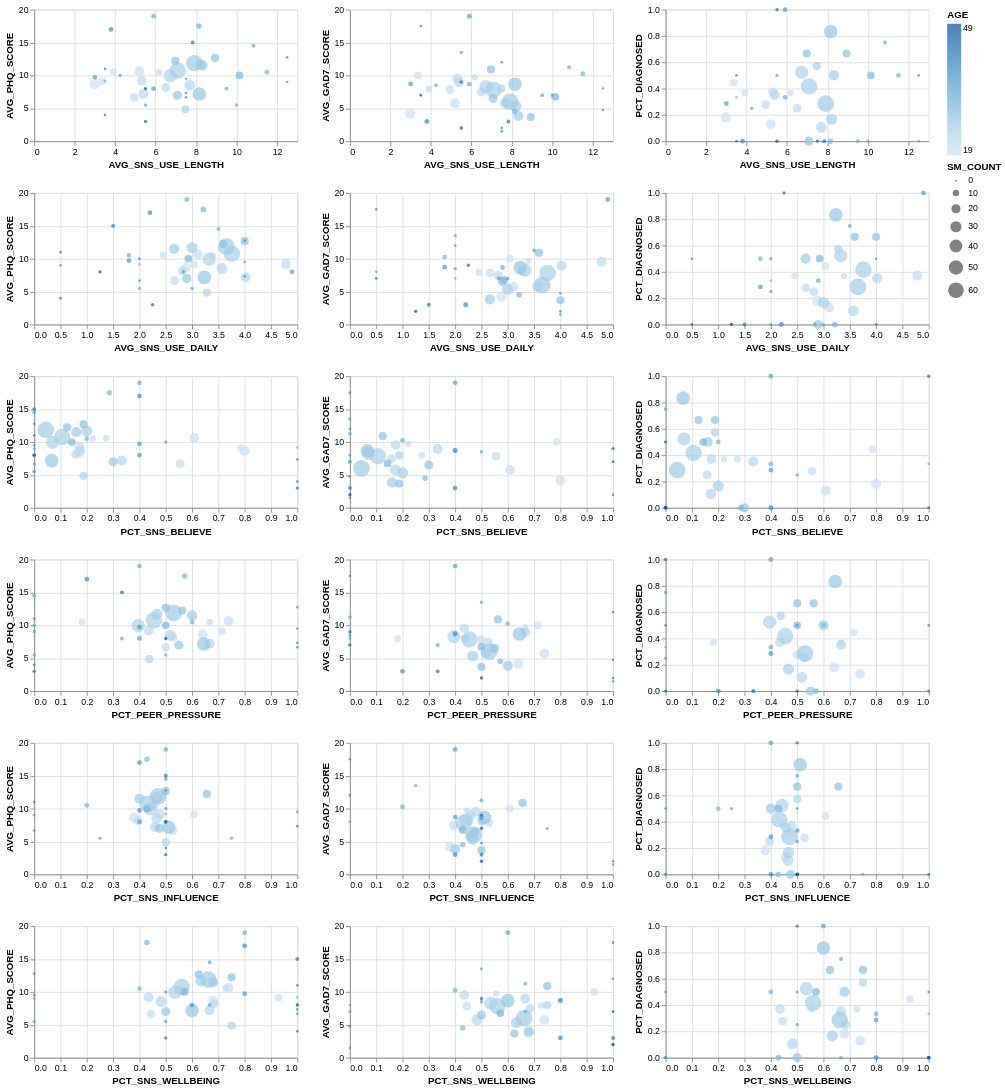

This figure's notebook cell:
### Code cell
metrics = ['AVG_SNS_USE_LENGTH', 'AVG_SNS_USE_DAILY', 'PCT_SNS_BELIEVE', 'PCT_PEER_PRESSURE', 'PCT_SNS_INFLUENCE', 'PCT_SNS_WELLBEING']
scores = ['AVG_PHQ_SCORE', 'AVG_GAD7_SCORE', 'PCT_DIAGNOSED']

chart_3 = alt.Chart(aggregate_query_df).mark_circle().encode(
    alt.X(alt.repeat('row'), type='quantitative'),
    alt.Y(alt.repeat('column'), type='quantitative'),
    color='AGE:Q',       
    size='SM_COUNT:Q'     
).properties(
    height=150
).repeat(
    row=metrics,    
    column=scores   
)
chart_3

### Figure 1 — Vega-Lite specification as saved in the notebook (floating-point values rounded to 4 significant figures)
{"config": {"view": {"continuousWidth": 300, "continuousHeight": 300}}, "repeat": {"column": ["AVG_PHQ_SCORE", "AVG_GAD7_SCORE", "PCT_DIAGNOSED"], "row": ["AVG_SNS_USE_LENGTH", "AVG_SNS_USE_DAILY", "PCT_SNS_BELIEVE", "PCT_PEER_PRESSURE", "PCT_SNS_INFLUENCE", "PCT_SNS_WELLBEING"]}, "spec": {"data": {"name": "data-ee908a495ba545df0784148820fd99d4"}, "mark": {"type": "circle"}, "encoding": {"color": {"field": "AGE", "type": "quantitative"}, "size": {"field": "SM_COUNT", "type": "quantitative"}, "x": {"field": {"repeat": "row"}, "type": "quantitative"}, "y": {"field": {"repeat": "column"}, "type": "quantitative"}}, "height": 150}, "$schema": "https://vega.github.io/schema/vega-lite/v5.20.1.json", "datasets": {"data-ee908a495ba545df0784148820fd99d4": [{"AGE": 19, "SEX": "Female", "MH_COUNT": 36, "SM_COUNT": 14, "AVG_PHQ_SCORE": 9.111, "AVG_GAD7_SCORE": 10.0, "AVG_HOPELESS": 5.319, "AVG_OVERWHELMED": 10.28, "AVG_EXHAUSTED": 9.833, "AVG_SAD": 7.889, "AVG_RLY_SAD": 5.333, "AVG_CONSIDERED": 0.9306, "AVG_ATTEMPTED": 0.04167, "PCT_DIAGNOSED": 0.4444, "AVG_SNS_USE_LENGTH": 3.357, "AVG_SNS_USE_DAILY": 3.036, "AVG_SNS_USE_CASE": 14.43, "AVG_SNS_FRIENDS": 1089.0, "AVG_SNS_PERSONAL": 2.071, "PCT_SNS_GOOD": 0.7857, "PCT_SNS_BELIEVE": 0.7857, "PCT_PEER_PRESSURE": 0.7143, "PCT_SNS_INFLUENCE": 0.6071, "PCT_SNS_WELLBEING": 0.9286}, {"AGE": 19, "SEX": "Male", "MH_COUNT": 11, "SM_COUNT": 25, "AVG_PHQ_SCORE": 8.636, "AVG_GAD7_SCORE": 4.182, "AVG_HOPELESS": 2.818, "AVG_OVERWHELMED": 5.545, "AVG_EXHAUSTED": 5.955, "AVG_SAD": 3.545, "AVG_RLY_SAD": 1.182, "AVG_CONSIDERED": 0.1364, "AVG_ATTEMPTED": 0.0, "PCT_DIAGNOSED": 0.1818, "AVG_SNS_USE_LENGTH": 2.98, "AVG_SNS_USE_DAILY": 2.88, "AVG_SNS_USE_CASE": 15.04, "AVG_SNS_FRIENDS": 1370.0, "AVG_SNS_PERSONAL": 2.04, "PCT_SNS_GOOD": 0.84, "PCT_SNS_BELIEVE": 0.8, "PCT_PEER_PRESSURE": 0.64, "PCT_SNS_INFLUENCE": 0.38, "PCT_SNS_WELLBEING": 0.68}, {"AGE": 20, "SEX": "Female", "MH_COUNT": 57, "SM_COUNT": 11, "AVG_PHQ_SCORE": 10.56, "AVG_GAD7_SCORE": 7.947, "AVG_HOPELESS": 5.342, "AVG_OVERWHELMED": 9.325, "AVG_EXHAUSTED": 8.728, "AVG_SAD": 6.368, "AVG_RLY_SAD": 4.412, "AVG_CONSIDERED": 1.36, "AVG_ATTEMPTED": 0.1228, "PCT_DIAGNOSED": 0.3684, "AVG_SNS_USE_LENGTH": 3.909, "AVG_SNS_USE_DAILY": 2.455, "AVG_SNS_USE_CASE": 13.64, "AVG_SNS_FRIENDS": 613.6, "AVG_SNS_PERSONAL": 2.455, "PCT_SNS_GOOD": 1.0, "PCT_SNS_BELIEVE": 0.2727, "PCT_PEER_PRESSURE": 0.1818, "PCT_SNS_INFLUENCE": 0.4545, "PCT_SNS_WELLBEING": 0.7273}, {"AGE": 20, "SEX": "Male", "MH_COUNT": 31, "SM_COUNT": 23, "AVG_PHQ_SCORE": 10.65, "AVG_GAD7_SCORE": 5.742, "AVG_HOPELESS": 4.226, "AVG_OVERWHELMED": 7.177, "AVG_EXHAUSTED": 6.823, "AVG_SAD": 5.306, "AVG_RLY_SAD": 3.645, "AVG_CONSIDERED": 1.387, "AVG_ATTEMPTED": 0.0, "PCT_DIAGNOSED": 0.129, "AVG_SNS_USE_LENGTH": 5.196, "AVG_SNS_USE_DAILY": 3.109, "AVG_SNS_USE_CASE": 13.57, "AVG_SNS_FRIENDS": 1098.0, "AVG_SNS_PERSONAL": 2.13, "PCT_SNS_GOOD": 0.8696, "PCT_SNS_BELIEVE": 0.6087, "PCT_PEER_PRESSURE": 0.7391, "PCT_SNS_INFLUENCE": 0.4565, "PCT_SNS_WELLBEING": 0.7391}, {"AGE": 21, "SEX": "Female", "MH_COUNT": 68, "SM_COUNT": 9, "AVG_PHQ_SCORE": 10.5, "AVG_GAD7_SCORE": 9.721, "AVG_HOPELESS": 5.779, "AVG_OVERWHELMED": 9.309, "AVG_EXHAUSTED": 9.316, "AVG_SAD": 7.007, "AVG_RLY_SAD": 5.162, "AVG_CONSIDERED": 0.8971, "AVG_ATTEMPTED": 0.02206, "PCT_DIAGNOSED": 0.3676, "AVG_SNS_USE_LENGTH": 6.167, "AVG_SNS_USE_DAILY": 3.389, "AVG_SNS_USE_CASE": 12.44, "AVG_SNS_FRIENDS": 1111.0, "AVG_SNS_PERSONAL": 2.667, "PCT_SNS_GOOD": 0.7778, "PCT_SNS_BELIEVE": 0.2222, "PCT_PEER_PRESSURE": 0.6667, "PCT_SNS_INFLUENCE": 0.4444, "PCT_SNS_WELLBEING": 0.5556}, {"AGE": 21, "SEX": "Male", "MH_COUNT": 36, "SM_COUNT": 18, "AVG_PHQ_SCORE": 6.667, "AVG_GAD7_SCORE": 7.833, "AVG_HOPELESS": 5.403, "AVG_OVERWHELMED": 7.75, "AVG_EXHAUSTED": 6.972, "AVG_SAD": 5.556, "AVG_RLY_SAD": 4.056, "AVG_CONSIDERED": 1.208, "AVG_ATTEMPTED": 0.08333, "PCT_DIAGNOSED": 0.2778, "AVG_SNS_USE_LENGTH": 4.944, "AVG_SNS_USE_DAILY": 2.667, "AVG_SNS_USE_CASE": 14.89, "AVG_SNS_FRIENDS": 847.2, "AVG_SNS_PERSONAL": 2.222, "PCT_SNS_GOOD": 0.8889, "PCT_SNS_BELIEVE": 0.5556, "PCT_PEER_PRESSURE": 0.5, "PCT_SNS_INFLUENCE": 0.5278, "PCT_SNS_WELLBEING": 0.4444}, {"AGE": 22, "SEX": "Female", "MH_COUNT": 97, "SM_COUNT": 23, "AVG_PHQ_SCORE": 9.196, "AVG_GAD7_SCORE": 9.536, "AVG_HOPELESS": 6.49, "AVG_OVERWHELMED": 10.12, "AVG_EXHAUSTED": 9.933, "AVG_SAD": 8.232, "AVG_RLY_SAD": 5.789, "AVG_CONSIDERED": 1.51, "AVG_ATTEMPTED": 0.1907, "PCT_DIAGNOSED": 0.3711, "AVG_SNS_USE_LENGTH": 5.304, "AVG_SNS_USE_DAILY": 4.783, "AVG_SNS_USE_CASE": 12.96, "AVG_SNS_FRIENDS": 1435.0, "AVG_SNS_PERSONAL": 2.652, "PCT_SNS_GOOD": 0.8696, "PCT_SNS_BELIEVE": 0.1739, "PCT_PEER_PRESSURE": 0.4348, "PCT_SNS_INFLUENCE": 0.4783, "PCT_SNS_WELLBEING": 0.4348}, {"AGE": 22, "SEX": "Male", "MH_COUNT": 36, "SM_COUNT": 19, "AVG_PHQ_SCORE": 8.167, "AVG_GAD7_SCORE": 7.472, "AVG_HOPELESS": 5.306, "AVG_OVERWHELMED": 8.194, "AVG_EXHAUSTED": 8.625, "AVG_SAD": 5.764, "AVG_RLY_SAD": 4.528, "AVG_CONSIDERED": 0.5972, "AVG_ATTEMPTED": 0.04167, "PCT_DIAGNOSED": 0.25, "AVG_SNS_USE_LENGTH": 6.5, "AVG_SNS_USE_DAILY": 2.816, "AVG_SNS_USE_CASE": 15.47, "AVG_SNS_FRIENDS": 1276.0, "AVG_SNS_PERSONAL": 2.526, "PCT_SNS_GOOD": 0.8947, "PCT_SNS_BELIEVE": 0.1579, "PCT_PEER_PRESSURE": 0.5263, "PCT_SNS_INFLUENCE": 0.3947, "PCT_SNS_WELLBEING": 0.6842}, {"AGE": 23, "SEX": "Female", "MH_COUNT": 37, "SM_COUNT": 24, "AVG_PHQ_SCORE": 7.189, "AVG_GAD7_SCORE": 8.946, "AVG_HOPELESS": 5.892, "AVG_OVERWHELMED": 7.581, "AVG_EXHAUSTED": 7.216, "AVG_SAD": 6.77, "AVG_RLY_SAD": 4.959, "AVG_CONSIDERED": 0.8514, "AVG_ATTEMPTED": 0.08108, "PCT_DIAGNOSED": 0.3514, "AVG_SNS_USE_LENGTH": 5.396, "AVG_SNS_USE_DAILY": 4.021, "AVG_SNS_USE_CASE": 14.5, "AVG_SNS_FRIENDS": 697.9, "AVG_SNS_PERSONAL": 2.417, "PCT_SNS_GOOD": 0.8333, "PCT_SNS_BELIEVE": 0.3333, "PCT_PEER_PRESSURE": 0.6667, "PCT_SNS_INFLUENCE": 0.4583, "PCT_SNS_WELLBEING": 0.6667}, {"AGE": 23, "SEX": "Male", "MH_COUNT": 19, "SM_COUNT": 29, "AVG_PHQ_SCORE": 8.526, "AVG_GAD7_SCORE": 5.789, "AVG_HOPELESS": 4.289, "AVG_OVERWHELMED": 6.421, "AVG_EXHAUSTED": 6.974, "AVG_SAD": 6.132, "AVG_RLY_SAD": 4.658, "AVG_CONSIDERED": 1.658, "AVG_ATTEMPTED": 0.07895, "PCT_DIAGNOSED": 0.1053, "AVG_SNS_USE_LENGTH": 7.69, "AVG_SNS_USE_DAILY": 3.569, "AVG_SNS_USE_CASE": 15.66, "AVG_SNS_FRIENDS": 1121.0, "AVG_SNS_PERSONAL": 2.655, "PCT_SNS_GOOD": 0.931, "PCT_SNS_BELIEVE": 0.1724, "PCT_PEER_PRESSURE": 0.5172, "PCT_SNS_INFLUENCE": 0.4655, "PCT_SNS_WELLBEING": 0.4828}, {"AGE": 24, "SEX": "Female", "MH_COUNT": 21, "SM_COUNT": 43, "AVG_PHQ_SCORE": 9.952, "AVG_GAD7_SCORE": 8.286, "AVG_HOPELESS": 5.833, "AVG_OVERWHELMED": 8.881, "AVG_EXHAUSTED": 8.238, "AVG_SAD": 7.095, "AVG_RLY_SAD": 5.095, "AVG_CONSIDERED": 0.619, "AVG_ATTEMPTED": 0.0, "PCT_DIAGNOSED": 0.5238, "AVG_SNS_USE_LENGTH": 6.721, "AVG_SNS_USE_DAILY": 3.326, "AVG_SNS_USE_CASE": 13.95, "AVG_SNS_FRIENDS": 796.5, "AVG_SNS_PERSONAL": 2.628, "PCT_SNS_GOOD": 0.7442, "PCT_SNS_BELIEVE": 0.06977, "PCT_PEER_PRESSURE": 0.3953, "PCT_SNS_INFLUENCE": 0.4419, "PCT_SNS_WELLBEING": 0.5349}, {"AGE": 24, "SEX": "Male", "MH_COUNT": 7, "SM_COUNT": 16, "AVG_PHQ_SCORE": 4.857, "AVG_GAD7_SCORE": 8.0, "AVG_HOPELESS": 4.643, "AVG_OVERWHELMED": 5.071, "AVG_EXHAUSTED": 4.857, "AVG_SAD": 4.357, "AVG_RLY_SAD": 4.643, "AVG_CONSIDERED": 1.571, "AVG_ATTEMPTED": 1.071, "PCT_DIAGNOSED": 0.5714, "AVG_SNS_USE_LENGTH": 7.469, "AVG_SNS_USE_DAILY": 3.281, "AVG_SNS_USE_CASE": 13.25, "AVG_SNS_FRIENDS": 1672.0, "AVG_SNS_PERSONAL": 2.312, "PCT_SNS_GOOD": 0.875, "PCT_SNS_BELIEVE": 0.1875, "PCT_PEER_PRESSURE": 0.4375, "PCT_SNS_INFLUENCE": 0.5, "PCT_SNS_WELLBEING": 0.75}, {"AGE": 25, "SEX": "Female", "MH_COUNT": 12, "SM_COUNT": 66, "AVG_PHQ_SCORE": 10.75, "AVG_GAD7_SCORE": 7.833, "AVG_HOPELESS": 4.958, "AVG_OVERWHELMED": 8.292, "AVG_EXHAUSTED": 8.25, "AVG_SAD": 8.167, "AVG_RLY_SAD": 5.375, "AVG_CONSIDERED": 1.333, "AVG_ATTEMPTED": 0.125, "PCT_DIAGNOSED": 0.4167, "AVG_SNS_USE_LENGTH": 7.091, "AVG_SNS_USE_DAILY": 3.758, "AVG_SNS_USE_CASE": 14.06, "AVG_SNS_FRIENDS": 772.7, "AVG_SNS_PERSONAL": 2.424, "PCT_SNS_GOOD": 0.7273, "PCT_SNS_BELIEVE": 0.1061, "PCT_PEER_PRESSURE": 0.4545, "PCT_SNS_INFLUENCE": 0.4318, "PCT_SNS_WELLBEING": 0.5606}, {"AGE": 25, "SEX": "Male", "MH_COUNT": 6, "SM_COUNT": 30, "AVG_PHQ_SCORE": 11.67, "AVG_GAD7_SCORE": 5.333, "AVG_HOPELESS": 3.0, "AVG_OVERWHELMED": 6.417, "AVG_EXHAUSTED": 4.583, "AVG_SAD": 6.5, "AVG_RLY_SAD": 3.5, "AVG_CONSIDERED": 0.0, "AVG_ATTEMPTED": 0.0, "PCT_DIAGNOSED": 0.1667, "AVG_SNS_USE_LENGTH": 8.2, "AVG_SNS_USE_DAILY": 3.0, "AVG_SNS_USE_CASE": 15.13, "AVG_SNS_FRIENDS": 1125.0, "AVG_SNS_PERSONAL": 2.567, "PCT_SNS_GOOD": 0.9333, "PCT_SNS_BELIEVE": 0.2, "PCT_PEER_PRESSURE": 0.4667, "PCT_SNS_INFLUENCE": 0.4667, "PCT_SNS_WELLBEING": 0.6333}, {"AGE": 26, "SEX": "Female", "MH_COUNT": 7, "SM_COUNT": 68, "AVG_PHQ_SCORE": 11.86, "AVG_GAD7_SCORE": 6.0, "AVG_HOPELESS": 3.143, "AVG_OVERWHELMED": 7.071, "AVG_EXHAUSTED": 7.643, "AVG_SAD": 4.5, "AVG_RLY_SAD": 3.071, "AVG_CONSIDERED": 0.7143, "AVG_ATTEMPTED": 0.0, "PCT_DIAGNOSED": 0.2857, "AVG_SNS_USE_LENGTH": 7.912, "AVG_SNS_USE_DAILY": 3.654, "AVG_SNS_USE_CASE": 13.65, "AVG_SNS_FRIENDS": 775.7, "AVG_SNS_PERSONAL": 2.559, "PCT_SNS_GOOD": 0.7794, "PCT_SNS_BELIEVE": 0.04412, "PCT_PEER_PRESSURE": 0.5294, "PCT_SNS_INFLUENCE": 0.4706, "PCT_SNS_WELLBEING": 0.6618}, {"AGE": 26, "SEX": "Male", "MH_COUNT": 6, "SM_COUNT": 25, "AVG_PHQ_SCORE": 11.5, "AVG_GAD7_SCORE": 3.833, "AVG_HOPELESS": 6.167, "AVG_OVERWHELMED": 7.833, "AVG_EXHAUSTED": 5.75, "AVG_SAD": 7.25, "AVG_RLY_SAD": 4.75, "AVG_CONSIDERED": 2.667, "AVG_ATTEMPTED": 0.0, "PCT_DIAGNOSED": 0.5, "AVG_SNS_USE_LENGTH": 8.32, "AVG_SNS_USE_DAILY": 2.66, "AVG_SNS_USE_CASE": 14.56, "AVG_SNS_FRIENDS": 1450.0, "AVG_SNS_PERSONAL": 2.6, "PCT_SNS_GOOD": 0.72, "PCT_SNS_BELIEVE": 0.16, "PCT_PEER_PRESSURE": 0.6, "PCT_SNS_INFLUENCE": 0.4, "PCT_SNS_WELLBEING": 0.68}, {"AGE": 27, "SEX": "Female", "MH_COUNT": 6, "SM_COUNT": 45, "AVG_PHQ_SCORE": 7.167, "AVG_GAD7_SCORE": 8.667, "AVG_HOPELESS": 6.333, "AVG_OVERWHELMED": 11.67, "AVG_EXHAUSTED": 9.917, "AVG_SAD": 9.5, "AVG_RLY_SAD": 7.417, "AVG_CONSIDERED": 0.9167, "AVG_ATTEMPTED": 0.0, "PCT_DIAGNOSED": 0.8333, "AVG_SNS_USE_LENGTH": 8.156, "AVG_SNS_USE_DAILY": 3.233, "AVG_SNS_USE_CASE": 13.64, "AVG_SNS_FRIENDS": 888.9, "AVG_SNS_PERSONAL": 2.622, "PCT_SNS_GOOD": 0.7556, "PCT_SNS_BELIEVE": 0.06667, "PCT_PEER_PRESSURE": 0.6444, "PCT_SNS_INFLUENCE": 0.5111, "PCT_SNS_WELLBEING": 0.6}, {"AGE": 27, "SEX": "Male", "MH_COUNT": 2, "SM_COUNT": 20, "AVG_PHQ_SCORE": 7.0, "AVG_GAD7_SCORE": 6.5, "AVG_HOPELESS": 6.25, "AVG_OVERWHELMED": 4.75, "AVG_EXHAUSTED": 6.25, "AVG_SAD": 6.25, "AVG_RLY_SAD": 2.75, "AVG_CONSIDERED": 2.75, "AVG_ATTEMPTED": 0.0, "PCT_DIAGNOSED": 0.0, "AVG_SNS_USE_LENGTH": 7.075, "AVG_SNS_USE_DAILY": 2.9, "AVG_SNS_USE_CASE": 14.4, "AVG_SNS_FRIENDS": 1275.0, "AVG_SNS_PERSONAL": 2.75, "PCT_SNS_GOOD": 0.75, "PCT_SNS_BELIEVE": 0.3, "PCT_PEER_PRESSURE": 0.55, "PCT_SNS_INFLUENCE": 0.475, "PCT_SNS_WELLBEING": 0.5}, {"AGE": 28, "SEX": "Female", "MH_COUNT": 9, "SM_COUNT": 16, "AVG_PHQ_SCORE": 12.22, "AVG_GAD7_SCORE": 10.89, "AVG_HOPELESS": 9.556, "AVG_OVERWHELMED": 10.94, "AVG_EXHAUSTED": 11.5, "AVG_SAD": 10.94, "AVG_RLY_SAD": 7.556, "AVG_CONSIDERED": 2.611, "AVG_ATTEMPTED": 0.0, "PCT_DIAGNOSED": 0.6667, "AVG_SNS_USE_LENGTH": 6.969, "AVG_SNS_USE_DAILY": 3.594, "AVG_SNS_USE_CASE": 12.25, "AVG_SNS_FRIENDS": 921.9, "AVG_SNS_PERSONAL": 2.562, "PCT_SNS_GOOD": 0.5625, "PCT_SNS_BELIEVE": 0.125, "PCT_PEER_PRESSURE": 0.5625, "PCT_SNS_INFLUENCE": 0.6562, "PCT_SNS_WELLBEING": 0.75}, {"AGE": 28, "SEX": "Male", "MH_COUNT": 3, "SM_COUNT": 16, "AVG_PHQ_SCORE": 12.67, "AVG_GAD7_SCORE": 3.667, "AVG_HOPELESS": 1.167, "AVG_OVERWHELMED": 1.0, "AVG_EXHAUSTED": 2.5, "AVG_SAD": 0.0, "AVG_RLY_SAD": 0.0, "AVG_CONSIDERED": 0.5, "AVG_ATTEMPTED": 0.0, "PCT_DIAGNOSED": 0.6667, "AVG_SNS_USE_LENGTH": 8.938, "AVG_SNS_USE_DAILY": 4.0, "AVG_SNS_USE_CASE": 14.25, "AVG_SNS_FRIENDS": 1469.0, "AVG_SNS_PERSONAL": 2.438, "PCT_SNS_GOOD": 0.75, "PCT_SNS_BELIEVE": 0.1875, "PCT_PEER_PRESSURE": 0.5, "PCT_SNS_INFLUENCE": 0.5, "PCT_SNS_WELLBEING": 0.625}, {"AGE": 30, "SEX": "Female", "MH_COUNT": 4, "SM_COUNT": 14, "AVG_PHQ_SCORE": 10.0, "AVG_GAD7_SCORE": 6.75, "AVG_HOPELESS": 4.375, "AVG_OVERWHELMED": 8.125, "AVG_EXHAUSTED": 7.625, "AVG_SAD": 7.125, "AVG_RLY_SAD": 5.5, "AVG_CONSIDERED": 0.375, "AVG_ATTEMPTED": 0.0, "PCT_DIAGNOSED": 0.5, "AVG_SNS_USE_LENGTH": 10.14, "AVG_SNS_USE_DAILY": 2.929, "AVG_SNS_USE_CASE": 15.43, "AVG_SNS_FRIENDS": 678.6, "AVG_SNS_PERSONAL": 2.857, "PCT_SNS_GOOD": 0.7857, "PCT_SNS_BELIEVE": 0.1429, "PCT_PEER_PRESSURE": 0.5, "PCT_SNS_INFLUENCE": 0.4286, "PCT_SNS_WELLBEING": 0.5714}, {"AGE": 30, "SEX": "Male", "MH_COUNT": 2, "SM_COUNT": 7, "AVG_PHQ_SCORE": 17.5, "AVG_GAD7_SCORE": 4.5, "AVG_HOPELESS": 2.75, "AVG_OVERWHELMED": 5.5, "AVG_EXHAUSTED": 6.5, "AVG_SAD": 7.0, "AVG_RLY_SAD": 1.75, "AVG_CONSIDERED": 0.0, "AVG_ATTEMPTED": 0.0, "PCT_DIAGNOSED": 0.0, "AVG_SNS_USE_LENGTH": 8.143, "AVG_SNS_USE_DAILY": 3.214, "AVG_SNS_USE_CASE": 13.71, "AVG_SNS_FRIENDS": 1107.0, "AVG_SNS_PERSONAL": 2.429, "PCT_SNS_GOOD": 1.0, "PCT_SNS_BELIEVE": 0.2857, "PCT_PEER_PRESSURE": 0.5714, "PCT_SNS_INFLUENCE": 0.4286, "PCT_SNS_WELLBEING": 0.4286}, {"AGE": 31, "SEX": "Female", "MH_COUNT": 6, "SM_COUNT": 1, "AVG_PHQ_SCORE": 9.167, "AVG_GAD7_SCORE": 7.0, "AVG_HOPELESS": 8.5, "AVG_OVERWHELMED": 10.83, "AVG_EXHAUSTED": 10.5, "AVG_SAD": 10.0, "AVG_RLY_SAD": 6.25, "AVG_CONSIDERED": 0.75, "AVG_ATTEMPTED": 0.0, "PCT_DIAGNOSED": 0.3333, "AVG_SNS_USE_LENGTH": 3.5, "AVG_SNS_USE_DAILY": 2.0, "AVG_SNS_USE_CASE": 12.0, "AVG_SNS_FRIENDS": 1250.0, "AVG_SNS_PERSONAL": 1.0, "PCT_SNS_GOOD": 0.0, "PCT_SNS_BELIEVE": 1.0, "PCT_PEER_PRESSURE": 0.0, "PCT_SNS_INFLUENCE": 0.5, "PCT_SNS_WELLBEING": 1.0}, {"AGE": 31, "SEX": "Male", "MH_COUNT": 4, "SM_COUNT": 5, "AVG_PHQ_SCORE": 10.5, "AVG_GAD7_SCORE": 10.25, "AVG_HOPELESS": 9.0, "AVG_OVERWHELMED": 12.5, "AVG_EXHAUSTED": 9.5, "AVG_SAD": 7.625, "AVG_RLY_SAD": 4.75, "AVG_CONSIDERED": 3.125, "AVG_ATTEMPTED": 0.0, "PCT_DIAGNOSED": 0.5, "AVG_SNS_USE_LENGTH": 11.5, "AVG_SNS_USE_DAILY": 1.8, "AVG_SNS_USE_CASE": 16.0, "AVG_SNS_FRIENDS": 850.0, "AVG_SNS_PERSONAL": 2.4, "PCT_SNS_GOOD": 0.6, "PCT_SNS_BELIEVE": 0.2, "PCT_PEER_PRESSURE": 0.6, "PCT_SNS_INFLUENCE": 0.2, "PCT_SNS_WELLBEING": 0.4}, {"AGE": 32, "SEX": "Male", "MH_COUNT": 3, "SM_COUNT": 5, "AVG_PHQ_SCORE": 19.0, "AVG_GAD7_SCORE": 8.667, "AVG_HOPELESS": 4.667, "AVG_OVERWHELMED": 9.5, "AVG_EXHAUSTED": 6.5, "AVG_SAD": 5.167, "AVG_RLY_SAD": 4.167, "AVG_CONSIDERED": 4.167, "AVG_ATTEMPTED": 0.5, "PCT_DIAGNOSED": 0.3333, "AVG_SNS_USE_LENGTH": 5.9, "AVG_SNS_USE_DAILY": 2.9, "AVG_SNS_USE_CASE": 11.6, "AVG_SNS_FRIENDS": 850.0, "AVG_SNS_PERSONAL": 2.4, "PCT_SNS_GOOD": 0.4, "PCT_SNS_BELIEVE": 0.4, "PCT_PEER_PRESSURE": 0.4, "PCT_SNS_INFLUENCE": 0.5, "PCT_SNS_WELLBEING": 0.8}, {"AGE": 33, "SEX": "Female", "MH_COUNT": 4, "SM_COUNT": 3, "AVG_PHQ_SCORE": 14.5, "AVG_GAD7_SCORE": 11.25, "AVG_HOPELESS": 6.25, "AVG_OVERWHELMED": 11.25, "AVG_EXHAUSTED": 10.5, "AVG_SAD": 9.0, "AVG_RLY_SAD": 4.0, "AVG_CONSIDERED": 0.375, "AVG_ATTEMPTED": 0.0, "PCT_DIAGNOSED": 0.75, "AVG_SNS_USE_LENGTH": 10.83, "AVG_SNS_USE_DAILY": 3.5, "AVG_SNS_USE_CASE": 12.0, "AVG_SNS_FRIENDS": 2750.0, "AVG_SNS_PERSONAL": 1.667, "PCT_SNS_GOOD": 0.3333, "PCT_SNS_BELIEVE": 0.0, "PCT_PEER_PRESSURE": 0.0, "PCT_SNS_INFLUENCE": 0.5, "PCT_SNS_WELLBEING": 0.6667}, {"AGE": 33, "SEX": "Male", "MH_COUNT": 1, "SM_COUNT": 3, "AVG_PHQ_SCORE": 8.0, "AVG_GAD7_SCORE": 7.0, "AVG_HOPELESS": 1.5, "AVG_OVERWHELMED": 3.5, "AVG_EXHAUSTED": 1.5, "AVG_SAD": 3.5, "AVG_RLY_SAD": 0.0, "AVG_CONSIDERED": 0.0, "AVG_ATTEMPTED": 0.0, "PCT_DIAGNOSED": 0.0, "AVG_SNS_USE_LENGTH": 9.5, "AVG_SNS_USE_DAILY": 2.833, "AVG_SNS_USE_CASE": 14.67, "AVG_SNS_FRIENDS": 1250.0, "AVG_SNS_PERSONAL": 2.0, "PCT_SNS_GOOD": 0.6667, "PCT_SNS_BELIEVE": 0.0, "PCT_PEER_PRESSURE": 0.3333, "PCT_SNS_INFLUENCE": 0.5, "PCT_SNS_WELLBEING": 0.6667}, {"AGE": 34, "SEX": "Female", "MH_COUNT": 2, "SM_COUNT": 2, "AVG_PHQ_SCORE": 5.5, "AVG_GAD7_SCORE": 13.5, "AVG_HOPELESS": 11.0, "AVG_OVERWHELMED": 12.5, "AVG_EXHAUSTED": 12.5, "AVG_SAD": 12.5, "AVG_RLY_SAD": 11.0, "AVG_CONSIDERED": 1.75, "AVG_ATTEMPTED": 0.0, "PCT_DIAGNOSED": 0.5, "AVG_SNS_USE_LENGTH": 5.5, "AVG_SNS_USE_DAILY": 2.0, "AVG_SNS_USE_CASE": 11.0, "AVG_SNS_FRIENDS": 750.0, "AVG_SNS_PERSONAL": 2.5, "PCT_SNS_GOOD": 1.0, "PCT_SNS_BELIEVE": 0.0, "PCT_PEER_PRESSURE": 0.5, "PCT_SNS_INFLUENCE": 0.25, "PCT_SNS_WELLBEING": 0.5}, {"AGE": 34, "SEX": "Male", "MH_COUNT": 2, "SM_COUNT": 2, "AVG_PHQ_SCORE": 5.5, "AVG_GAD7_SCORE": 7.0, "AVG_HOPELESS": 5.5, "AVG_OVERWHELMED": 7.5, "AVG_EXHAUSTED": 7.5, "AVG_SAD": 5.5, "AVG_RLY_SAD": 4.5, "AVG_CONSIDERED": 0.75, "AVG_ATTEMPTED": 0.0, "PCT_DIAGNOSED": 0.0, "AVG_SNS_USE_LENGTH": 10.0, "AVG_SNS_USE_DAILY": 3.0, "AVG_SNS_USE_CASE": 12.0, "AVG_SNS_FRIENDS": 1250.0, "AVG_SNS_PERSONAL": 3.0, "PCT_SNS_GOOD": 1.0, "PCT_SNS_BELIEVE": 0.0, "PCT_PEER_PRESSURE": 0.0, "PCT_SNS_INFLUENCE": 0.75, "PCT_SNS_WELLBEING": 0.0}, {"AGE": 35, "SEX": "Female", "MH_COUNT": 4, "SM_COUNT": 2, "AVG_PHQ_SCORE": 10.0, "AVG_GAD7_SCORE": 8.5, "AVG_HOPELESS": 5.75, "AVG_OVERWHELMED": 8.0, "AVG_EXHAUSTED": 7.75, "AVG_SAD": 6.75, "AVG_RLY_SAD": 5.375, "AVG_CONSIDERED": 0.75, "AVG_ATTEMPTED": 0.0, "PCT_DIAGNOSED": 0.25, "AVG_SNS_USE_LENGTH": 4.25, "AVG_SNS_USE_DAILY": 2.0, "AVG_SNS_USE_CASE": 15.0, "AVG_SNS_FRIENDS": 250.0, "AVG_SNS_PERSONAL": 3.5, "PCT_SNS_GOOD": 0.5, "PCT_SNS_BELIEVE": 0.5, "PCT_PEER_PRESSURE": 0.0, "PCT_SNS_INFLUENCE": 0.5, "PCT_SNS_WELLBEING": 0.5}, {"AGE": 35, "SEX": "Male", "MH_COUNT": 1, "SM_COUNT": 5, "AVG_PHQ_SCORE": 8.0, "AVG_GAD7_SCORE": 19.0, "AVG_HOPELESS": 12.5, "AVG_OVERWHELMED": 12.5, "AVG_EXHAUSTED": 12.5, "AVG_SAD": 12.5, "AVG_RLY_SAD": 12.5, "AVG_CONSIDERED": 0.0, "AVG_ATTEMPTED": 0.0, "PCT_DIAGNOSED": 1.0, "AVG_SNS_USE_LENGTH": 5.9, "AVG_SNS_USE_DAILY": 4.9, "AVG_SNS_USE_CASE": 14.0, "AVG_SNS_FRIENDS": 1000.0, "AVG_SNS_PERSONAL": 2.6, "PCT_SNS_GOOD": 0.6, "PCT_SNS_BELIEVE": 0.4, "PCT_PEER_PRESSURE": 0.4, "PCT_SNS_INFLUENCE": 0.4, "PCT_SNS_WELLBEING": 0.6}, {"AGE": 36, "SEX": "Female", "MH_COUNT": 7, "SM_COUNT": 5, "AVG_PHQ_SCORE": 9.714, "AVG_GAD7_SCORE": 8.714, "AVG_HOPELESS": 4.5, "AVG_OVERWHELMED": 8.929, "AVG_EXHAUSTED": 9.5, "AVG_SAD": 7.0, "AVG_RLY_SAD": 4.143, "AVG_CONSIDERED": 0.0, "AVG_ATTEMPTED": 0.0, "PCT_DIAGNOSED": 0.2857, "AVG_SNS_USE_LENGTH": 3.0, "AVG_SNS_USE_DAILY": 1.8, "AVG_SNS_USE_CASE": 15.2, "AVG_SNS_FRIENDS": 250.0, "AVG_SNS_PERSONAL": 1.8, "PCT_SNS_GOOD": 0.6, "PCT_SNS_BELIEVE": 0.4, "PCT_PEER_PRESSURE": 0.4, "PCT_SNS_INFLUENCE": 0.4, "PCT_SNS_WELLBEING": 0.8}, {"AGE": 36, "SEX": "Male", "MH_COUNT": 1, "SM_COUNT": 1, "AVG_PHQ_SCORE": 9.0, "AVG_GAD7_SCORE": 8.0, "AVG_HOPELESS": 3.5, "AVG_OVERWHELMED": 9.5, "AVG_EXHAUSTED": 9.5, "AVG_SAD": 5.5, "AVG_RLY_SAD": 1.5, "AVG_CONSIDERED": 0.0, "AVG_ATTEMPTED": 0.0, "PCT_DIAGNOSED": 0.0, "AVG_SNS_USE_LENGTH": 12.5, "AVG_SNS_USE_DAILY": 0.5, "AVG_SNS_USE_CASE": 12.0, "AVG_SNS_FRIENDS": 5000.0, "AVG_SNS_PERSONAL": 4.0, "PCT_SNS_GOOD": 1.0, "PCT_SNS_BELIEVE": 0.0, "PCT_PEER_PRESSURE": 0.0, "PCT_SNS_INFLUENCE": 0.0, "PCT_SNS_WELLBEING": 0.0}, {"AGE": 37, "SEX": "Male", "MH_COUNT": 2, "SM_COUNT": 1, "AVG_PHQ_SCORE": 9.5, "AVG_GAD7_SCORE": 1.5, "AVG_HOPELESS": 4.5, "AVG_OVERWHELMED": 7.5, "AVG_EXHAUSTED": 7.0, "AVG_SAD": 1.5, "AVG_RLY_SAD": 0.75, "AVG_CONSIDERED": 0.0, "AVG_ATTEMPTED": 0.0, "PCT_DIAGNOSED": 0.0, "AVG_SNS_USE_LENGTH": 7.5, "AVG_SNS_USE_DAILY": 4.0, "AVG_SNS_USE_CASE": 18.0, "AVG_SNS_FRIENDS": 3000.0, "AVG_SNS_PERSONAL": 4.0, "PCT_SNS_GOOD": 1.0, "PCT_SNS_BELIEVE": 0.0, "PCT_PEER_PRESSURE": 1.0, "PCT_SNS_INFLUENCE": 1.0, "PCT_SNS_WELLBEING": 0.0}, {"AGE": 38, "SEX": "Female", "MH_COUNT": 1, "SM_COUNT": 5, "AVG_PHQ_SCORE": 17.0, "AVG_GAD7_SCORE": 3.0, "AVG_HOPELESS": 3.5, "AVG_OVERWHELMED": 3.5, "AVG_EXHAUSTED": 0.0, "AVG_SAD": 0.0, "AVG_RLY_SAD": 0.0, "AVG_CONSIDERED": 0.0, "AVG_ATTEMPTED": 0.0, "PCT_DIAGNOSED": 0.0, "AVG_SNS_USE_LENGTH": 3.8, "AVG_SNS_USE_DAILY": 2.2, "AVG_SNS_USE_CASE": 18.4, "AVG_SNS_FRIENDS": 650.0, "AVG_SNS_PERSONAL": 1.6, "PCT_SNS_GOOD": 0.8, "PCT_SNS_BELIEVE": 0.4, "PCT_PEER_PRESSURE": 0.2, "PCT_SNS_INFLUENCE": 0.4, "PCT_SNS_WELLBEING": 0.8}, {"AGE": 38, "SEX": "Male", "MH_COUNT": 4, "SM_COUNT": 1, "AVG_PHQ_SCORE": 12.75, "AVG_GAD7_SCORE": 4.75, "AVG_HOPELESS": 7.0, "AVG_OVERWHELMED": 8.75, "AVG_EXHAUSTED": 5.25, "AVG_SAD": 9.75, "AVG_RLY_SAD": 3.875, "AVG_CONSIDERED": 1.375, "AVG_ATTEMPTED": 0.375, "PCT_DIAGNOSED": 0.5, "AVG_SNS_USE_LENGTH": 12.5, "AVG_SNS_USE_DAILY": 4.0, "AVG_SNS_USE_CASE": 12.0, "AVG_SNS_FRIENDS": 5000.0, "AVG_SNS_PERSONAL": 1.0, "PCT_SNS_GOOD": 1.0, "PCT_SNS_BELIEVE": 0.0, "PCT_PEER_PRESSURE": 1.0, "PCT_SNS_INFLUENCE": 0.5, "PCT_SNS_WELLBEING": 0.0}, {"AGE": 39, "SEX": "Female", "MH_COUNT": 3, "SM_COUNT": 1, "AVG_PHQ_SCORE": 6.667, "AVG_GAD7_SCORE": 12.0, "AVG_HOPELESS": 3.667, "AVG_OVERWHELMED": 9.5, "AVG_EXHAUSTED": 9.167, "AVG_SAD": 7.5, "AVG_RLY_SAD": 4.833, "AVG_CONSIDERED": 1.667, "AVG_ATTEMPTED": 0.0, "PCT_DIAGNOSED": 0.0, "AVG_SNS_USE_LENGTH": 7.5, "AVG_SNS_USE_DAILY": 2.0, "AVG_SNS_USE_CASE": 12.0, "AVG_SNS_FRIENDS": 250.0, "AVG_SNS_PERSONAL": 2.0, "PCT_SNS_GOOD": 1.0, "PCT_SNS_BELIEVE": 0.0, "PCT_PEER_PRESSURE": 1.0, "PCT_SNS_INFLUENCE": 0.0, "PCT_SNS_WELLBEING": 1.0}, {"AGE": 39, "SEX": "Male", "MH_COUNT": 3, "SM_COUNT": 1, "AVG_PHQ_SCORE": 7.333, "AVG_GAD7_SCORE": 2.0, "AVG_HOPELESS": 0.0, "AVG_OVERWHELMED": 4.167, "AVG_EXHAUSTED": 3.0, "AVG_SAD": 1.667, "AVG_RLY_SAD": 0.0, "AVG_CONSIDERED": 0.0, "AVG_ATTEMPTED": 0.0, "PCT_DIAGNOSED": 0.0, "AVG_SNS_USE_LENGTH": 7.5, "AVG_SNS_USE_DAILY": 4.0, "AVG_SNS_USE_CASE": 12.0, "AVG_SNS_FRIENDS": 250.0, "AVG_SNS_PERSONAL": 4.0, "PCT_SNS_GOOD": 1.0, "PCT_SNS_BELIEVE": 1.0, "PCT_PEER_PRESSURE": 1.0, "PCT_SNS_INFLUENCE": 1.0, "PCT_SNS_WELLBEING": 1.0}, {"AGE": 40, "SEX": "Female", "MH_COUNT": 2, "SM_COUNT": 1, "AVG_PHQ_SCORE": 11.0, "AVG_GAD7_SCORE": 17.5, "AVG_HOPELESS": 12.5, "AVG_OVERWHELMED": 12.5, "AVG_EXHAUSTED": 11.0, "AVG_SAD": 12.5, "AVG_RLY_SAD": 10.0, "AVG_CONSIDERED": 2.5, "AVG_ATTEMPTED": 0.0, "PCT_DIAGNOSED": 0.5, "AVG_SNS_USE_LENGTH": 3.5, "AVG_SNS_USE_DAILY": 0.5, "AVG_SNS_USE_CASE": 22.0, "AVG_SNS_FRIENDS": 250.0, "AVG_SNS_PERSONAL": 1.0, "PCT_SNS_GOOD": 1.0, "PCT_SNS_BELIEVE": 0.0, "PCT_PEER_PRESSURE": 0.0, "PCT_SNS_INFLUENCE": 0.0, "PCT_SNS_WELLBEING": 1.0}, {"AGE": 42, "SEX": "Male", "MH_COUNT": 1, "SM_COUNT": 3, "AVG_PHQ_SCORE": 15.0, "AVG_GAD7_SCORE": 3.0, "AVG_HOPELESS": 3.5, "AVG_OVERWHELMED": 5.5, "AVG_EXHAUSTED": 9.5, "AVG_SAD": 3.5, "AVG_RLY_SAD": 5.5, "AVG_CONSIDERED": 1.5, "AVG_ATTEMPTED": 0.0, "PCT_DIAGNOSED": 0.0, "AVG_SNS_USE_LENGTH": 7.833, "AVG_SNS_USE_DAILY": 1.5, "AVG_SNS_USE_CASE": 14.0, "AVG_SNS_FRIENDS": 1167.0, "AVG_SNS_PERSONAL": 2.667, "PCT_SNS_GOOD": 0.3333, "PCT_SNS_BELIEVE": 0.0, "PCT_PEER_PRESSURE": 0.3333, "PCT_SNS_INFLUENCE": 0.5, "PCT_SNS_WELLBEING": 1.0}, {"AGE": 43, "SEX": "Female", "MH_COUNT": 1, "SM_COUNT": 1, "AVG_PHQ_SCORE": 4.0, "AVG_GAD7_SCORE": 7.0, "AVG_HOPELESS": 0.0, "AVG_OVERWHELMED": 5.5, "AVG_EXHAUSTED": 3.5, "AVG_SAD": 0.0, "AVG_RLY_SAD": 0.0, "AVG_CONSIDERED": 0.0, "AVG_ATTEMPTED": 0.0, "PCT_DIAGNOSED": 0.0, "AVG_SNS_USE_LENGTH": 3.5, "AVG_SNS_USE_DAILY": 0.5, "AVG_SNS_USE_CASE": 12.0, "AVG_SNS_FRIENDS": 250.0, "AVG_SNS_PERSONAL": 1.0, "PCT_SNS_GOOD": 0.0, "PCT_SNS_BELIEVE": 1.0, "PCT_PEER_PRESSURE": 0.0, "PCT_SNS_INFLUENCE": 0.5, "PCT_SNS_WELLBEING": 1.0}, {"AGE": 44, "SEX": "Male", "MH_COUNT": 1, "SM_COUNT": 2, "AVG_PHQ_SCORE": 3.0, "AVG_GAD7_SCORE": 9.0, "AVG_HOPELESS": 12.5, "AVG_OVERWHELMED": 12.5, "AVG_EXHAUSTED": 12.5, "AVG_SAD": 12.5, "AVG_RLY_SAD": 12.5, "AVG_CONSIDERED": 1.5, "AVG_ATTEMPTED": 0.0, "PCT_DIAGNOSED": 1.0, "AVG_SNS_USE_LENGTH": 5.5, "AVG_SNS_USE_DAILY": 2.25, "AVG_SNS_USE_CASE": 15.0, "AVG_SNS_FRIENDS": 250.0, "AVG_SNS_PERSONAL": 3.0, "PCT_SNS_GOOD": 0.5, "PCT_SNS_BELIEVE": 1.0, "PCT_PEER_PRESSURE": 0.0, "PCT_SNS_INFLUENCE": 0.5, "PCT_SNS_WELLBEING": 0.5}, {"AGE": 49, "SEX": "Male", "MH_COUNT": 1, "SM_COUNT": 2, "AVG_PHQ_SCORE": 8.0, "AVG_GAD7_SCORE": 2.0, "AVG_HOPELESS": 1.5, "AVG_OVERWHELMED": 0.0, "AVG_EXHAUSTED": 0.0, "AVG_SAD": 1.5, "AVG_RLY_SAD": 0.0, "AVG_CONSIDERED": 7.5, "AVG_ATTEMPTED": 0.0, "PCT_DIAGNOSED": 0.0, "AVG_SNS_USE_LENGTH": 5.5, "AVG_SNS_USE_DAILY": 1.25, "AVG_SNS_USE_CASE": 12.0, "AVG_SNS_FRIENDS": 750.0, "AVG_SNS_PERSONAL": 2.5, "PCT_SNS_GOOD": 0.0, "PCT_SNS_BELIEVE": 0.0, "PCT_PEER_PRESSURE": 0.5, "PCT_SNS_INFLUENCE": 0.5, "PCT_SNS_WELLBEING": 1.0}]}}
